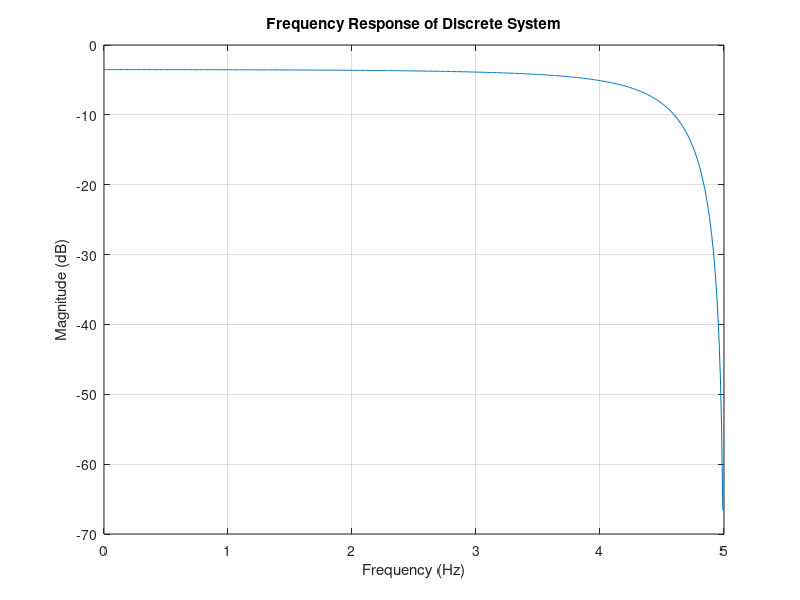

This figure's MATLAB source: (Note: this script raises an error after producing the figure.)
%Excercise 1. Det her er ikke chat kode det er mit alt sammen, bare kig på
%underskriften

% Given transfer function parameters
fs = 10;  % Sampling frequency in Hz
T = 1 / fs;  % Sampling interval

% Continuous-time transfer function H(s) = 2 / ((s+1)*(s+3))
num_s = [2];  % Numerator of H(s)
den_s = [1 4 3];  % Denominator of H(s), expanded (s+1)*(s+3)

% Bilinear transformation
[num_z, den_z] = bilinear(num_s, den_s, fs);

% Frequency response of the discrete system
[H, w] = freqz(num_z, den_z, 512, fs);

% Plot the frequency response
figure;
plot(w, 20*log10(abs(H)));
title('Frequency Response of Discrete System');
xlabel('Frequency (Hz)');
ylabel('Magnitude (dB)');
grid on;

% Display the discrete-time transfer function coefficients
disp('Numerator coefficients (z-domain):');
disp(num_z);
disp('Denominator coefficients (z-domain):');
disp(den_z);
%Signed Johan Theil

%Excercise 1.b
% Given parameters
fs = 10;  % Sampling frequency in Hz
T = 1 / fs;  % Sampling interval

% Continuous-time transfer function H(s) = 2 / ((s+1)*(s+3))
num_s = [2];  % Numerator of H(s)
den_s = [1 4 3];  % Denominator of H(s), expanded (s+1)*(s+3)

% Continuous-time frequency response
w_cont = logspace(-1, 2, 1000);  % Frequency range (rad/s)
[H_s, w_cont] = freqs(num_s, den_s, w_cont);  % Continuous-time frequency response

% Bilinear transformation to obtain discrete-time transfer function
[num_z, den_z] = bilinear(num_s, den_s, fs);

% Discrete-time frequency response
[H_z, w_disc] = freqz(num_z, den_z, 512, fs);  % Discrete-time frequency response

% Plot continuous-time frequency response
figure;
subplot(2,1,1);
semilogx(w_cont / (2*pi), 20*log10(abs(H_s)), 'b');
title('Continuous-Time Frequency Response');
xlabel('Frequency (Hz)');
ylabel('Magnitude (dB)');
grid on;

% Plot discrete-time frequency response
subplot(2,1,2);
plot(w_disc, 20*log10(abs(H_z)), 'r');
title('Discrete-Time Frequency Response');
xlabel('Frequency (Hz)');
ylabel('Magnitude (dB)');
grid on;

% Display transfer function coefficients
disp('Discrete-time transfer function coefficients:');
disp('Numerator coefficients (z-domain):');
disp(num_z);
disp('Denominator coefficients (z-domain):');
disp(den_z);
